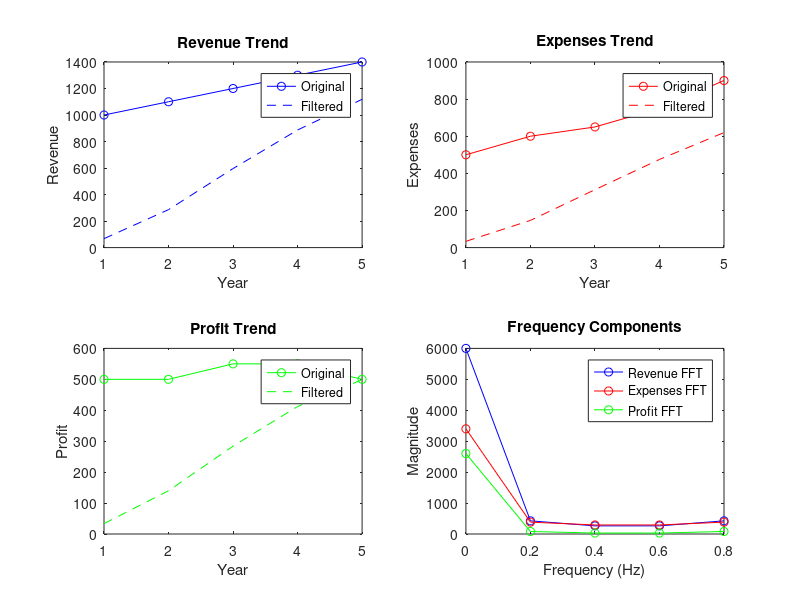
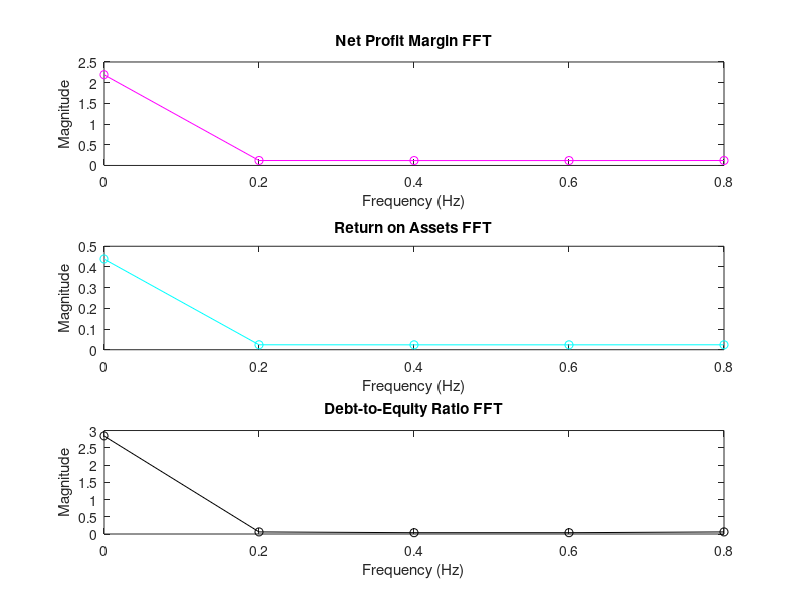

Source code (MATLAB) for these figures, in order:
% Financial Data
revenue = [1000, 1100, 1200, 1300, 1400]; % Revenue over 5 years
expenses = [500, 600, 650, 750, 900]; % Expenses over 5 years
assets = [5000, 5500, 6000, 6500, 7000]; % Total assets over 5 years
liabilities = [3000, 3200, 3400, 3600, 3800]; % Total liabilities over 5 years
 
% Profit Calculation
profit = revenue - expenses;
 
% Calculate Financial Ratios
net_profit_margin = profit ./ revenue; % Net Profit Margin
return_on_assets = profit ./ assets; % Return on Assets
debt_to_equity_ratio = liabilities ./ assets; % Debt-to-Equity Ratio
 
% Display Results
fprintf('Year\tRevenue\tExpenses\tProfit\tNet Profit Margin\tReturn on Assets\tDebt-to-Equity Ratio\n');
for i = 1:length(revenue)
    fprintf('%d\t\t%d\t\t%d\t\t%d\t\t%.2f\t\t%.2f\t\t%.2f\n', i, revenue(i), expenses(i), profit(i), net_profit_margin(i), return_on_assets(i), debt_to_equity_ratio(i));
end
 
% Digital Signal Processing
fs = 1; % Sampling frequency (1 sample per year)
t = (0:length(revenue)-1) / fs; % Time vector
 
% Apply a low-pass filter to smooth the data
fc = 0.2; % Cut-off frequency
[b, a] = butter(2, fc, 'low'); % 2nd order Butterworth filter
revenue_filtered = filter(b, a, revenue);
expenses_filtered = filter(b, a, expenses);
profit_filtered = filter(b, a, profit);
 
% Compute the Fourier Transform to analyze frequency components
revenue_fft = fft(revenue);
expenses_fft = fft(expenses);
profit_fft = fft(profit);
 
% Plotting
years = 1:length(revenue);
figure;
subplot(2, 2, 1);
plot(years, revenue, 'b-o', years, revenue_filtered, 'b--');
xlabel('Year');
ylabel('Revenue');
title('Revenue Trend');
legend('Original', 'Filtered');
 
subplot(2, 2, 2);
plot(years, expenses, 'r-o', years, expenses_filtered, 'r--');
xlabel('Year');
ylabel('Expenses');
title('Expenses Trend');
legend('Original', 'Filtered');
 
subplot(2, 2, 3);
plot(years, profit, 'g-o', years, profit_filtered, 'g--');
xlabel('Year');
ylabel('Profit');
title('Profit Trend');
legend('Original', 'Filtered');
 
subplot(2, 2, 4);
f = (0:length(revenue_fft)-1) * fs / length(revenue_fft); % Frequency vector
plot(f, abs(revenue_fft), 'b-o', f, abs(expenses_fft), 'r-o', f, abs(profit_fft), 'g-o');
xlabel('Frequency (Hz)');
ylabel('Magnitude');
legend('Revenue FFT', 'Expenses FFT', 'Profit FFT');
title('Frequency Components');
 
% Analyzing financial ratios with filters and Fourier Transform
net_profit_margin_fft = fft(net_profit_margin);
return_on_assets_fft = fft(return_on_assets);
debt_to_equity_ratio_fft = fft(debt_to_equity_ratio);
 
figure;
subplot(3, 1, 1);
plot(f, abs(net_profit_margin_fft), 'm-o');
xlabel('Frequency (Hz)');
ylabel('Magnitude');
title('Net Profit Margin FFT');
 
subplot(3, 1, 2);
plot(f, abs(return_on_assets_fft), 'c-o');
xlabel('Frequency (Hz)');
ylabel('Magnitude');
title('Return on Assets FFT');
 
subplot(3, 1, 3);
plot(f, abs(debt_to_equity_ratio_fft), 'k-o');
xlabel('Frequency (Hz)');
ylabel('Magnitude');
title('Debt-to-Equity Ratio FFT');
